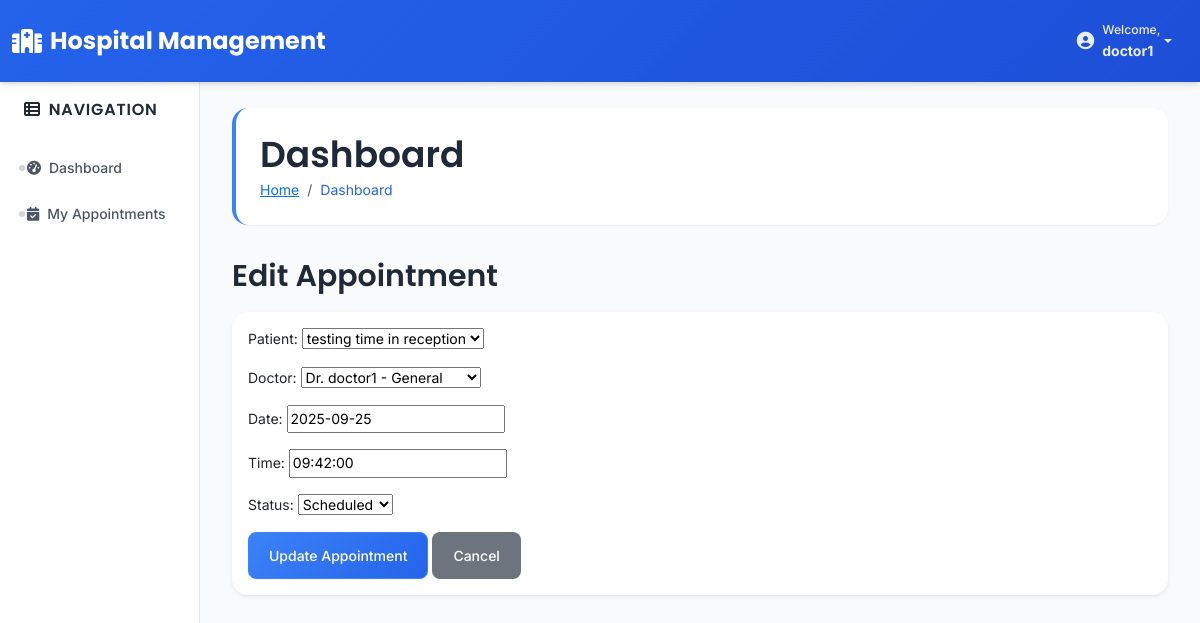
The app's page /appointments/edit/5/ (signed in) with its own data.
### accounts/models.py (models this page shows)
class CustomUser(AbstractUser):
    first_name = None
    last_name = None
    ROLE_CHOICES = (
        ('admin', 'Admin'),
        ('doctor', 'Doctor'),
        ('patient', 'Patient'),
        ('receptionist', 'Receptionist'),
    )
    role = models.CharField(max_length=20, choices=ROLE_CHOICES)
    GENDER_CHOICES = (
        ('Male', 'Male'),
        ('Female', 'Female'),
        ('Other', 'Other'),
    )
    gender = models.CharField(max_length=10, choices=GENDER_CHOICES, null=True, blank=True)
    REQUIRED_FIELDS = []  # Only username is required

### appointments/models.py (models this page shows, shortened)
class Appointment(models.Model):
    patient = models.ForeignKey(Patient, on_delete=models.CASCADE)
    doctor = models.ForeignKey(Doctor, on_delete=models.CASCADE)
    date = models.DateField()
    time = models.TimeField()
    status = models.CharField(max_length=20, choices=STATUS_CHOICES, default='Scheduled')
    reason = models.TextField(null=True, blank=True)
    request_status = models.CharField(max_length=20, choices=REQUEST_STATUS_CHOICES, default='Pending')

### appointments/views.py (the view)
# urls.py: path('edit/<int:pk>/', views.edit_appointment, name='edit_appointment'),
@login_required
def edit_appointment(request, pk):
    if request.user.role not in ['admin', 'receptionist', 'doctor']:
        messages.error(request, "Access denied")
        return redirect('dashboard')
    appointment = get_object_or_404(Appointment, pk=pk)
    if request.method == 'POST':
        form = AppointmentForm(request.POST, instance=appointment)
        if form.is_valid():
            form.save()
            messages.success(request, "Appointment updated successfully!")
            return redirect('appointments:appointment_list')
    else:
        form = AppointmentForm(instance=appointment)
    return render(request, 'appointments/edit_appointment.html', {'form': form})

### appointments/forms.py
class AppointmentForm(forms.ModelForm):
    class Meta:
        model = Appointment
        fields = ['patient', 'doctor', 'date', 'time', 'status']

### doctors/models.py (called while the page is built)
    def __str__(self):
        return f"Dr. {self.user.username} - {self.specialization}"

### patients/models.py (called while the page is built)
    def __str__(self):
        return self.name

### templates/appointments/edit_appointment.html (shortened to what this page needs)
{% extends 'base.html' %}
{% load static %}
{% block content %}
<h2>Edit Appointment</h2>
<div class="card shadow-sm p-3">
    <form method="POST">
        {{ form.as_p }}
        <button type="submit" class="btn btn-primary">Update Appointment</button>
        <a href="{% url 'appointments:appointment_list' %}" class="btn btn-secondary">Cancel</a>
    </form>
</div>
{% endblock %}

### templates/base.html (shortened to what this page needs)
{% load static %}
<!DOCTYPE html>
<html lang="en">
<head>
    <link href="https://cdn.jsdelivr.net/npm/bootstrap@5.3.0/dist/css/bootstrap.min.css" rel="stylesheet">
    <link href="https://cdnjs.cloudflare.com/ajax/libs/font-awesome/6.4.0/css/all.min.css" rel="stylesheet">
    <link rel="stylesheet" href="{% static 'css/style.css' %}">
</head>
<body>
    <nav class="navbar navbar-expand-lg navbar-dark fixed-top">
        <div class="container-fluid">
            <a class="navbar-brand d-flex align-items-center" href="{% url 'dashboard' %}">
                <i class="fas fa-hospital me-2"></i>
                <span class="d-none d-sm-inline">Hospital Management</span>
            </a>
            <div class="navbar-nav ms-auto d-flex flex-row">
                {% if user.is_authenticated %}
                    <div class="nav-item dropdown">
                        <a class="nav-link dropdown-toggle d-flex align-items-center" href="#" id="userDropdown" role="button" data-bs-toggle="dropdown" aria-expanded="false">
                            <div class="d-flex align-items-center">
                                <div class="user-avatar me-2">
                                </div>
                                <div class="d-none d-md-block">
                                    <div class="small text-light-50">Welcome,</div>
                                    <div class="fw-bold">{{ user.username|default:user.get_full_name }}</div>
                                </div>
                            </div>
                        </a>
                    </div>
                {% endif %}
            </div>
        </div>
    </nav>
    <div class="container-fluid" style="margin-top: 76px;">
        <div class="row">
            <nav class="col-md-2 d-md-block sidebar collapse">
                <div class="position-sticky">
                    <h5><i class="fas fa-th-list me-2"></i>Navigation</h5>
                    <ul class="nav flex-column">
                        {% if user.is_authenticated %}
                            <li class="nav-item">
                                <a class="nav-link" href="{% url 'dashboard' %}">
                                    <i class="fas fa-tachometer-alt me-2"></i>Dashboard
                                </a>
                            </li>
                            {% if user.role == 'admin' %}
                                <li class="nav-item">
                                    <a class="nav-link" href="{% url 'doctors:doctor_list' %}">
                                        <i class="fas fa-user-md me-2"></i>Doctors
                                    </a>
                                </li>
                                <li class="nav-item">
                                    <a class="nav-link" href="{% url 'patients:patient_list' %}">
                                        <i class="fas fa-users me-2"></i>Patients
                                    </a>
                                </li>
                                <li class="nav-item">
                                    <a class="nav-link" href="{% url 'appointments:appointment_list' %}">
                                        <i class="fas fa-calendar-check me-2"></i>Appointments
                                    </a>
                                </li>
                                <li class="nav-item">
                                    <a class="nav-link" href="{% url 'billing:bill_list' %}">
                                        <i class="fas fa-file-invoice-dollar me-2"></i>Billing
                                    </a>
                                </li>
                                <li class="nav-item">
                                    <a class="nav-link" href="{% url 'receptionists:receptionist_list' %}">
                                        <i class="fas fa-user-tie me-2"></i>Receptionists
                                    </a>
                                </li>
                                <li class="nav-item">
                                    <a class="nav-link" href="{% url 'reports:reports_dashboard' %}">
                                        <i class="fas fa-chart-bar me-2"></i>Reports
                                    </a>
                                </li>
                                <li class="nav-item">
                                    <a class="nav-link" href="{% url 'appointments:manage_requests' %}">
                                        <i class="fas fa-clipboard-list me-2"></i>Requests
                                    </a>
                                </li>
                            {% elif user.role == 'doctor' %}
                                <li class="nav-item">
                                    <a class="nav-link" href="{% url 'appointments:appointment_list' %}">
                                        <i class="fas fa-calendar-check me-2"></i>My Appointments
                                    </a>
                                </li>
                            {% endif %}
                        {% endif %}
                    </ul>
                </div>
            </nav>
            <main class="col-md-10 ms-sm-auto main-content">
                {% block page_header %}
                    <div class="page-header fade-in">
                        <div class="d-flex justify-content-between align-items-center">
                            <div>
                                <h1 class="mb-0">{% block page_title %}Dashboard{% endblock %}</h1>
                                {% block breadcrumbs %}
                                    <nav aria-label="breadcrumb">
                                        <ol class="breadcrumb mb-0">
                                            <li class="breadcrumb-item"><a href="{% url 'dashboard' %}">Home</a></li>
                                            <li class="breadcrumb-item active" aria-current="page">{% block current_page %}Dashboard{% endblock %}</li>
                                        </ol>
                                    </nav>
                                {% endblock %}
                            </div>
                        </div>
                    </div>
                {% endblock %}
                <div class="content-wrapper fade-in" data-animate>
                    {% block content %}
                    {% endblock %}
                </div>
            </main>
        </div>
    </div>
</body>
</html>

### records on screen
CustomUser: username "doctor1"
Appointment: patient "testing time in reception", doctor "Dr. doctor1 - General", date "2025-09-25", time "09:42:00", status "Scheduled"
